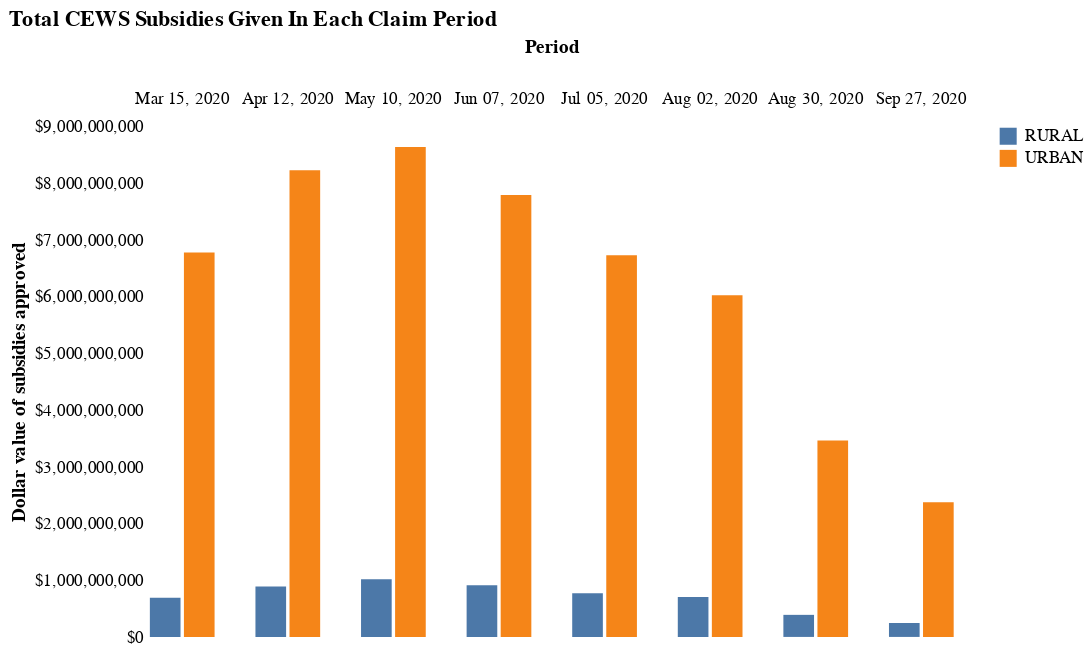

Notebook code cell kept with this figure:
### Code cell
# Remake the above for Scotts notes

temp = cews.query("GeoAggregation == 'urban/rural by country' and IndustryAggregation == 'All industries'")

alt.Chart(temp, title = "Total CEWS Subsidies Given In Each Claim Period").mark_bar().encode(
    x = alt.X("GeographicClassification", title = None, axis = alt.Axis(labels = False)),
    y=alt.Y('Subsidy', type='quantitative', title='Dollar value of subsidies approved',
        axis=alt.Axis(format='$,f')),
    color = alt.Color("GeographicClassification", title = None),
    column = "Period"
).configure_axis(domain=False, grid=False, ticks=False).configure_view(stroke = "transparent")

### Figure 1 — Vega-Lite specification as saved in the notebook (floating-point values rounded to 4 significant figures)
{"config": {"view": {"continuousWidth": 400, "continuousHeight": 300, "stroke": "transparent"}, "axis": {"domain": false, "grid": false, "ticks": false}}, "data": {"name": "data-9d1564bbe1cffca3437191f153182e69"}, "mark": "bar", "encoding": {"color": {"type": "nominal", "field": "GeographicClassification", "title": null}, "column": {"type": "temporal", "field": "Period"}, "x": {"type": "nominal", "axis": {"labels": false}, "field": "GeographicClassification", "title": null}, "y": {"type": "quantitative", "axis": {"format": "$,f"}, "field": "Subsidy", "title": "Dollar value of subsidies approved"}}, "title": "Total CEWS Subsidies Given In Each Claim Period", "$schema": "https://vega.github.io/schema/vega-lite/v4.8.1.json", "datasets": {"data-9d1564bbe1cffca3437191f153182e69": [{"Period": "2020-03-15T00:00:00", "RegionCode": "rural", "Region": "Canada", "GeographicClassification": "RURAL", "CensusLevel": "Not applicable", "IndustryCode": "TOTAL", "Industry": "All Industries", "BusinessLocations": 36140.0, "Subsidy": 688700000.0, "SupportedEmployees": 326700.0, "RehiredEmployees": 3380.0, "GeoAggregation": "urban/rural by country", "IndustryAggregation": "All industries", "ProvinceCode": null, "Province": null, "TotalEmployees": null}, {"Period": "2020-03-15T00:00:00", "RegionCode": "urban", "Region": "Canada", "GeographicClassification": "URBAN", "CensusLevel": "Not applicable", "IndustryCode": "TOTAL", "Industry": "All Industries", "BusinessLocations": 257900.0, "Subsidy": 6771000000.0, "SupportedEmployees": 3163000.0, "RehiredEmployees": 27140.0, "GeoAggregation": "urban/rural by country", "IndustryAggregation": "All industries", "ProvinceCode": null, "Province": null, "TotalEmployees": null}, {"Period": "2020-04-12T00:00:00", "RegionCode": "rural", "Region": "Canada", "GeographicClassification": "RURAL", "CensusLevel": "Not applicable", "IndustryCode": "TOTAL", "Industry": "All Industries", "BusinessLocations": 43440.0, "Subsidy": 890200000.0, "SupportedEmployees": 382800.0, "RehiredEmployees": 4350.0, "GeoAggregation": "urban/rural by country", "IndustryAggregation": "All industries", "ProvinceCode": null, "Province": null, "TotalEmployees": null}, {"Period": "2020-04-12T00:00:00", "RegionCode": "urban", "Region": "Canada", "GeographicClassification": "URBAN", "CensusLevel": "Not applicable", "IndustryCode": "TOTAL", "Industry": "All Industries", "BusinessLocations": 293200.0, "Subsidy": 8221000000.0, "SupportedEmployees": 3361000.0, "RehiredEmployees": 34600.0, "GeoAggregation": "urban/rural by country", "IndustryAggregation": "All industries", "ProvinceCode": null, "Province": null, "TotalEmployees": null}, {"Period": "2020-05-10T00:00:00", "RegionCode": "rural", "Region": "Canada", "GeographicClassification": "RURAL", "CensusLevel": "Not applicable", "IndustryCode": "TOTAL", "Industry": "All Industries", "BusinessLocations": 43910.0, "Subsidy": 1016000000.0, "SupportedEmployees": 432700.0, "RehiredEmployees": 5340.0, "GeoAggregation": "urban/rural by country", "IndustryAggregation": "All industries", "ProvinceCode": null, "Province": null, "TotalEmployees": null}, {"Period": "2020-05-10T00:00:00", "RegionCode": "urban", "Region": "Canada", "GeographicClassification": "URBAN", "CensusLevel": "Not applicable", "IndustryCode": "TOTAL", "Industry": "All Industries", "BusinessLocations": 288000.0, "Subsidy": 8631000000.0, "SupportedEmployees": 3578000.0, "RehiredEmployees": 39080.0, "GeoAggregation": "urban/rural by country", "IndustryAggregation": "All industries", "ProvinceCode": null, "Province": null, "TotalEmployees": null}, {"Period": "2020-06-07T00:00:00", "RegionCode": "rural", "Region": "Canada", "GeographicClassification": "RURAL", "CensusLevel": "Not applicable", "IndustryCode": "TOTAL", "Industry": "All Industries", "BusinessLocations": 37720.0, "Subsidy": 909600000.0, "SupportedEmployees": 395100.0, "RehiredEmployees": 3980.0, "GeoAggregation": "urban/rural by country", "IndustryAggregation": "All industries", "ProvinceCode": null, "Province": null, "TotalEmployees": null}, {"Period": "2020-06-07T00:00:00", "RegionCode": "urban", "Region": "Canada", "GeographicClassification": "URBAN", "CensusLevel": "Not applicable", "IndustryCode": "TOTAL", "Industry": "All Industries", "BusinessLocations": 253800.0, "Subsidy": 7786000000.0, "SupportedEmployees": 3441000.0, "RehiredEmployees": 32480.0, "GeoAggregation": "urban/rural by country", "IndustryAggregation": "All industries", "ProvinceCode": null, "Province": null, "TotalEmployees": null}, {"Period": "2020-07-05T00:00:00", "RegionCode": "rural", "Region": "Canada", "GeographicClassification": "RURAL", "CensusLevel": "Not applicable", "IndustryCode": "TOTAL", "Industry": "All Industries", "BusinessLocations": 37180.0, "Subsidy": 771100000.0, "SupportedEmployees": 459000.0, "RehiredEmployees": 2635.0, "GeoAggregation": "urban/rural by country", "IndustryAggregation": "All industries", "ProvinceCode": null, "Province": null, "TotalEmployees": null}, {"Period": "2020-07-05T00:00:00", "RegionCode": "urban", "Region": "Canada", "GeographicClassification": "URBAN", "CensusLevel": "Not applicable", "IndustryCode": "TOTAL", "Industry": "All Industries", "BusinessLocations": 251800.0, "Subsidy": 6724000000.0, "SupportedEmployees": 3864000.0, "RehiredEmployees": 23220.0, "GeoAggregation": "urban/rural by country", "IndustryAggregation": "All industries", "ProvinceCode": null, "Province": null, "TotalEmployees": null}, {"Period": "2020-08-02T00:00:00", "RegionCode": "rural", "Region": "Canada", "GeographicClassification": "RURAL", "CensusLevel": "Not applicable", "IndustryCode": "TOTAL", "Industry": "All Industries", "BusinessLocations": 34480.0, "Subsidy": 704700000.0, "SupportedEmployees": 442100.0, "RehiredEmployees": 1880.0, "GeoAggregation": "urban/rural by country", "IndustryAggregation": "All industries", "ProvinceCode": null, "Province": null, "TotalEmployees": null}, {"Period": "2020-08-02T00:00:00", "RegionCode": "urban", "Region": "Canada", "GeographicClassification": "URBAN", "CensusLevel": "Not applicable", "IndustryCode": "TOTAL", "Industry": "All Industries", "BusinessLocations": 238100.0, "Subsidy": 6020000000.0, "SupportedEmployees": 3721000.0, "RehiredEmployees": 17630.0, "GeoAggregation": "urban/rural by country", "IndustryAggregation": "All industries", "ProvinceCode": null, "Province": null, "TotalEmployees": null}, {"Period": "2020-08-30T00:00:00", "RegionCode": "rural", "Region": "Canada", "GeographicClassification": "RURAL", "CensusLevel": "Not applicable", "IndustryCode": "TOTAL", "Industry": "All Industries", "BusinessLocations": 29670.0, "Subsidy": 388700000.0, "SupportedEmployees": 374900.0, "RehiredEmployees": 1545.0, "GeoAggregation": "urban/rural by country", "IndustryAggregation": "All industries", "ProvinceCode": null, "Province": null, "TotalEmployees": null}, {"Period": "2020-08-30T00:00:00", "RegionCode": "urban", "Region": "Canada", "GeographicClassification": "URBAN", "CensusLevel": "Not applicable", "IndustryCode": "TOTAL", "Industry": "All Industries", "BusinessLocations": 211000.0, "Subsidy": 3462000000.0, "SupportedEmployees": 3394000.0, "RehiredEmployees": 14800.0, "GeoAggregation": "urban/rural by country", "IndustryAggregation": "All industries", "ProvinceCode": null, "Province": null, "TotalEmployees": null}, {"Period": "2020-09-27T00:00:00", "RegionCode": "rural", "Region": "Canada", "GeographicClassification": "RURAL", "CensusLevel": "Not applicable", "IndustryCode": "TOTAL", "Industry": "All Industries", "BusinessLocations": 23420.0, "Subsidy": 245800000.0, "SupportedEmployees": 292600.0, "RehiredEmployees": 1285.0, "GeoAggregation": "urban/rural by country", "IndustryAggregation": "All industries", "ProvinceCode": null, "Province": null, "TotalEmployees": null}, {"Period": "2020-09-27T00:00:00", "RegionCode": "urban", "Region": "Canada", "GeographicClassification": "URBAN", "CensusLevel": "Not applicable", "IndustryCode": "TOTAL", "Industry": "All Industries", "BusinessLocations": 178900.0, "Subsidy": 2373000000.0, "SupportedEmployees": 2862000.0, "RehiredEmployees": 11340.0, "GeoAggregation": "urban/rural by country", "IndustryAggregation": "All industries", "ProvinceCode": null, "Province": null, "TotalEmployees": null}]}}
